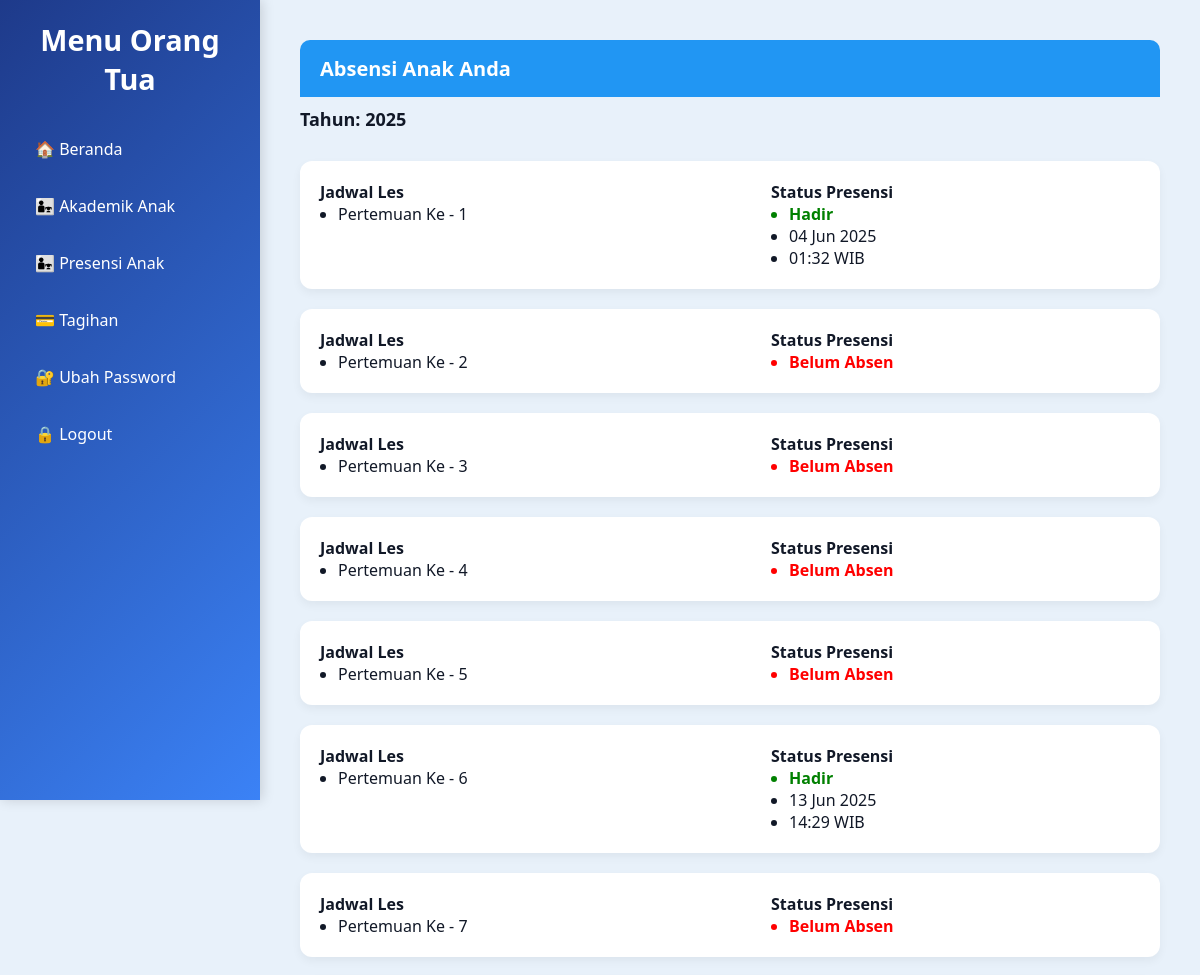
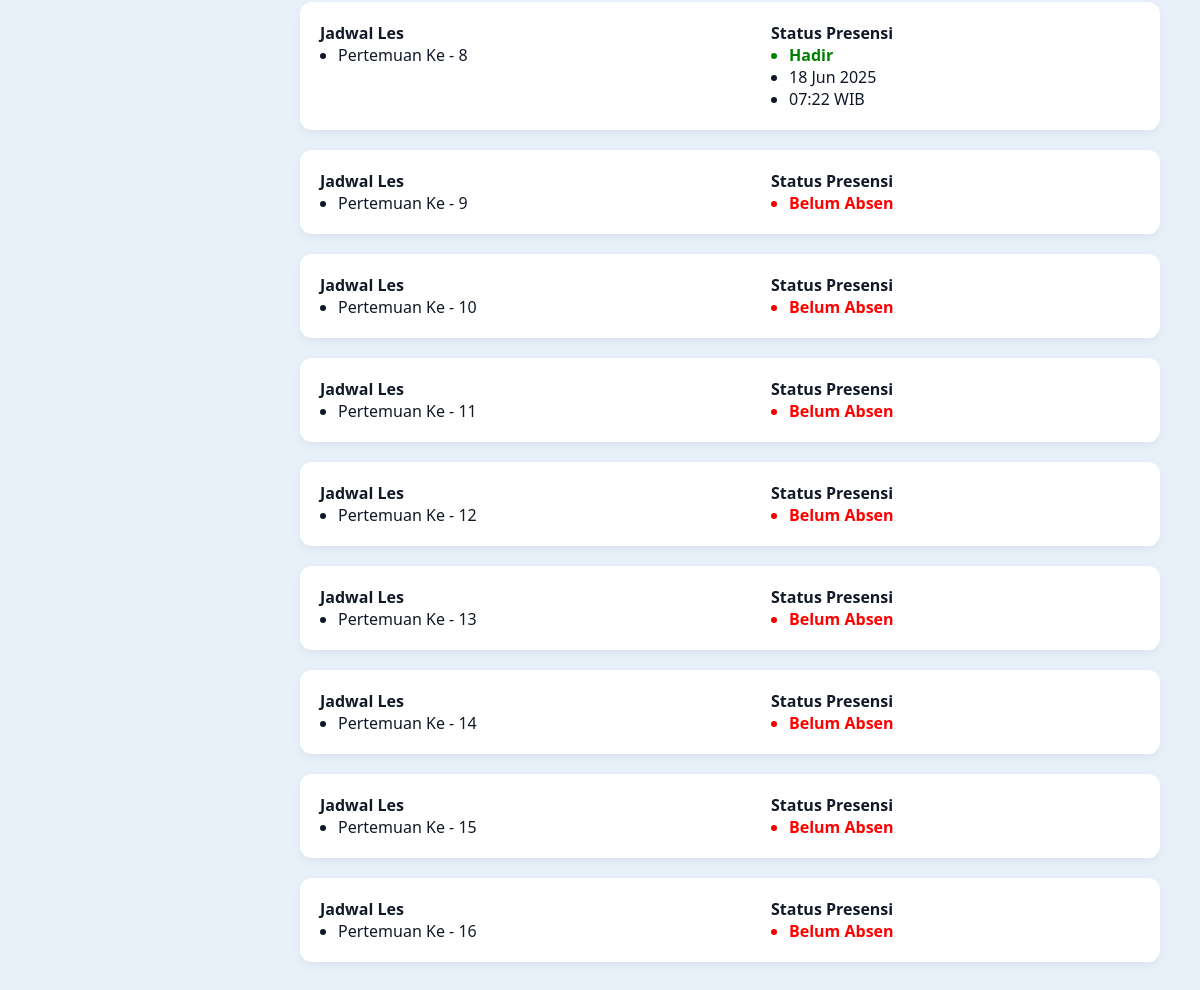
The app's page /absen/absensi-orangtua/3/6/ (signed in) with its own data (2 pictures, top to bottom).
### rumahbelajar/models.py (models this page shows, shortened)
class PresensiSiswa(models.Model):
    presensi = models.ForeignKey(Presensi, on_delete=models.CASCADE, related_name='presensi_siswa')
    siswa = models.ForeignKey(Siswa, on_delete=models.CASCADE)
    waktu_presensi = models.DateTimeField(auto_now_add=True)
    pertemuan_ke = models.PositiveIntegerField(null=True, blank=True)
    status = models.CharField(max_length=20, choices=[
        ('Hadir', 'Hadir'),
        ('Tidak Hadir', 'Tidak Hadir')
    ])

### rumahbelajar/views.py (the view)
# urls.py: path('absensi-orangtua/<int:presensi_id>/<int:siswa_id>/', views.absensi_detail_anak, name='absensi_detail_orangtua'),
@login_required
def absensi_detail_anak(request, presensi_id, siswa_id):
    orang_tua = get_object_or_404(OrangTua, user=request.user)
    siswa = get_object_or_404(Siswa, id=siswa_id, orang_tua=orang_tua)
    jadwal = get_object_or_404(Presensi, id=presensi_id)
    total_pertemuan = range(1, 17)
    presensi_siswa = PresensiSiswa.objects.filter(presensi=jadwal, siswa=siswa)
    status_pertemuan = {p.pertemuan_ke: p.status for p in presensi_siswa}
    presensi_waktu = {p.pertemuan_ke: p.waktu_presensi for p in presensi_siswa}
    context = {
        'jadwal': jadwal,
        'siswa': siswa,
        'total_pertemuan': total_pertemuan,
        'status_pertemuan': status_pertemuan,
        'presensi_waktu': presensi_waktu,
        'year': timezone.now().year,
    }
    return render(request, 'orangtua/absensi_detail.html', context)

### keuangan/templatetags/dict_extras.py (called while the page is built)
@register.filter
def has_key(dict_obj, key):
    if isinstance(dict_obj, dict):
        return key in dict_obj
    return False

@register.filter
def get_item(dict_obj, key):
    if isinstance(dict_obj, dict):
        return dict_obj.get(key)
    return None

### rumahbelajar/templates/orangtua/absensi_detail.html (shortened to what this page needs)
{% load dict_extras %}
<!DOCTYPE html>
<html lang="id">
<head>
</head>
<body>
    <nav class="sidebar">
        <div class="sidebar-header">Menu Orang Tua</div>
        <ul class="sidebar-menu">
        <li><a href="{% url 'rumahbelajar:dashboard_OrangTua' %}">🏠 Beranda</a></li>
        <li><a href="{% url 'rumahbelajar:akademik_anak' %}">👨‍👧 Akademik Anak</a></li>
        <li><a href="{% url 'rumahbelajar:pilih_anak' %}">👨‍👧 Presensi Anak</a></li>
        <li><a href="{% url 'keuangan:tagihan_spp_orangtua' %}"><span>💳</span> Tagihan</a></li>
        <li><a href="#" onclick="openChangePasswordModal()">🔐 Ubah Password</a></li>
        <li><a href="{% url 'rumahbelajar:login' %}"><span>🔒</span> Logout</a></li>
    </ul>
    </nav>
    <div class="main-content">
        <div class="main-header">
            <div class="title">Absensi Anak Anda </div>
            <p class="subtitle">Tahun: {{ year }}</p>
        </div>
        {% for pertemuan_num in total_pertemuan %}
        <div class="card">
            <div class="info-row">
                <div class="info-block">
                    <strong>Jadwal Les</strong>
                    <ul>
                        <li>Pertemuan Ke - {{ pertemuan_num }}</li>
                    </ul>
                </div>
                <div class="info-block">
                    <strong>Status Presensi</strong>
                    <ul>
                        {% if status_pertemuan|default:""|has_key:pertemuan_num %}
                            {% with status_pertemuan|get_item:pertemuan_num as status %}
                                {% if status == 'Hadir' %}
                                    <li class="status-hadir">Hadir</li>
                                {% else %}
                                    <li class="status-absen">{{ status }}</li>
                                {% endif %}
                                <li>{{ presensi_waktu|get_item:pertemuan_num|date:"d M Y" }}</li>
                                <li>{{ presensi_waktu|get_item:pertemuan_num|date:"H:i" }} WIB</li>
                            {% endwith %}
                        {% else %}
                            <li class="status-belum">Belum Absen</li>
                        {% endif %}
                    </ul>
                </div>
            </div>
        </div>
        {% endfor %}
    </div>
</body>
</html>

### rumahbelajar/templates/orangtua/absensi_detail.html (style rules this page uses)
* { margin: 0; padding: 0; box-sizing: border-box; }
body { font-family: 'Segoe UI', sans-serif; background-color: #e8f1fa; display: flex; min-height: 100vh; color: #111827; }
.sidebar { width: 260px; background: linear-gradient(135deg, #1e3a8a, #3b82f6); color: white; padding: 20px; position: fixed; height: 100vh; box-shadow: 2px 0 12px rgba(0, 0, 0, 0.15); z-index: 100; }
.sidebar-header { text-align: center; font-size: 1.8rem; font-weight: bold; margin-bottom: 30px; }
.sidebar-menu { list-style: none; }
.sidebar-menu li { margin: 15px 0; }
.sidebar-menu a { color: white; text-decoration: none; padding: 10px 15px; display: block; border-radius: 10px; font-weight: 500; transition: all 0.3s ease-in-out; }
.main-content { margin-left: 260px; padding: 40px; flex: 1; }
.main-header .title { background-color: #2196f3; color: white; padding: 15px 20px; border-radius: 10px 10px 0 0; font-size: 20px; font-weight: bold; }
.subtitle { margin: 10px 0 30px; font-weight: bold; font-size: 18px; }
.card { background-color: white; border-radius: 12px; box-shadow: 0 4px 10px rgba(0, 0, 0, 0.05); padding: 20px; margin-bottom: 20px; }
.info-row { display: flex; justify-content: space-between; flex-wrap: wrap; }
.info-block { width: 45%; }
.info-block ul { padding-left: 18px; list-style: disc; }
.status-hadir { color: green; font-weight: bold; }
.status-absen, .status-belum { color: red; font-weight: bold; }

### records on screen
PresensiSiswa: pertemuan_num "6", status "Hadir", waktu_presensi "13 Jun 2025", presensi_waktu "14:29"
PresensiSiswa: pertemuan_ke "8", status "Hadir", waktu_presensi "18 Jun 2025", presensi_waktu "07:22"

### other values on screen
{{ pertemuan_num }} "1" "2" "3" "4" "5" "7" "9" "10" "11" "12" "13" "14" "15" "16"
{{ presensi_waktu|get_item:pertemuan_num|date:"d M Y" }} "04 Jun 2025"
{{ presensi_waktu|get_item:pertemuan_num|date:"H:i" }} "01:32"
